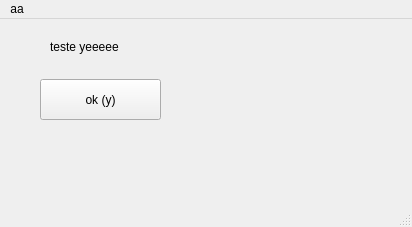
<?xml version="1.0" encoding="UTF-8"?>
<ui version="4.0">
 <class>MainWindow</class>
 <widget class="QMainWindow" name="MainWindow">
  <property name="geometry">
   <rect>
    <x>0</x>
    <y>0</y>
    <width>412</width>
    <height>227</height>
   </rect>
  </property>
  <property name="windowTitle">
   <string>MainWindow</string>
  </property>
  <widget class="QWidget" name="centralwidget">
   <widget class="QLabel" name="label_teste">
    <property name="geometry">
     <rect>
      <x>50</x>
      <y>20</y>
      <width>111</width>
      <height>16</height>
     </rect>
    </property>
    <property name="text">
     <string>teste yeeeee</string>
    </property>
   </widget>
   <widget class="QPushButton" name="btn_ok">
    <property name="geometry">
     <rect>
      <x>40</x>
      <y>60</y>
      <width>121</width>
      <height>41</height>
     </rect>
    </property>
    <property name="text">
     <string>ok (y)</string>
    </property>
   </widget>
  </widget>
  <widget class="QMenuBar" name="menubar">
   <property name="geometry">
    <rect>
     <x>0</x>
     <y>0</y>
     <width>412</width>
     <height>21</height>
    </rect>
   </property>
   <widget class="QMenu" name="menuaa">
    <property name="title">
     <string>aa</string>
    </property>
   </widget>
   <addaction name="menuaa"/>
  </widget>
  <widget class="QStatusBar" name="statusbar"/>
 </widget>
 <resources/>
 <connections/>
</ui>
